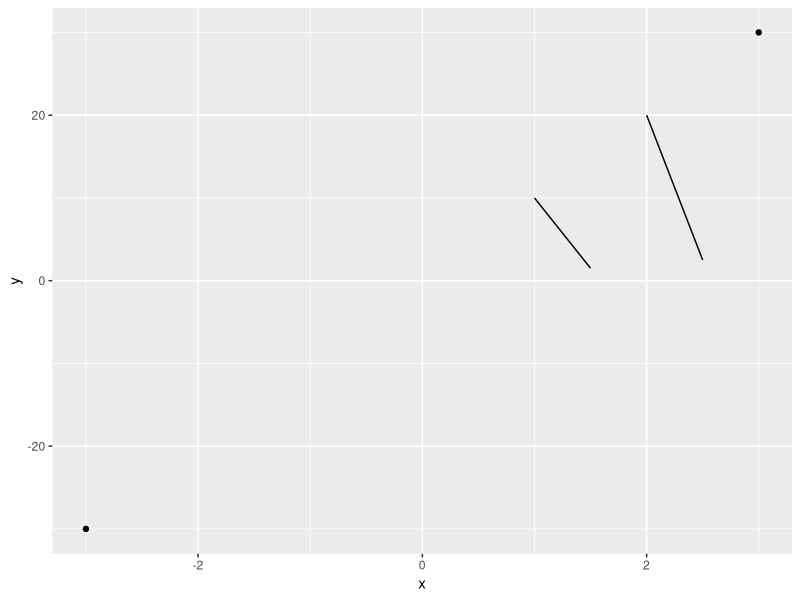

Source code (R): (Note: this script raises an error after producing the figure.)
# Emilio Torres Manzanera
# University of Oviedo
# Time-stamp: <2013-04-30 Tue 23:50 emilio on emilio-laptop2>
# =====================================================================

library(ggplot2)
datascaled <- data.frame(x=c(-3,3),y=c(-30,30))
dibujobase <- ggplot(data=datascaled, aes(x=x,y=y)) + geom_point()
xrange <- 6
yrange <- 60
ratioxy <- xrange / yrange
xlim <- c(-3,3)
ylim <- c(-30,30)
xjitteramount <- diff(xlim) / 50
yjitteramount <- diff(ylim) / 50
ratioxy

data <- data.frame(x1=c(1,2), y1=c(10,20), xend1=c(1.5,2.5), yend1=c(15,25), color=c("red","green"), car=c("bmw","seat"))
data

dibujobase + geom_segment(mapping=aes(x=x1, y=y1, xend=xend1, yend=xend1) , data = data)

interpolate <- function(xbegin, ybegin, xend, yend, npoints = 10, xjitteramount= 0, yjitteramount=0, bezier = TRUE,...) {
  require(Hmisc) # bezier
  ##require(R.utils)
  if(npoints < 2 )
    stop("npoints must be greater than 1")
  ## If there are no jitter, do not interpolate
  if( xjitteramount == 0 & yjitteramount == 0) npoints <- 2 
  x <- seq(xbegin,xend,length.out = npoints)
  if( (xend - xbegin) != 0 ) {
    y <- (yend - ybegin) * ( x - xbegin ) / (xend - xbegin) + ybegin
  } else {
    y <-  seq(ybegin, yend, length.out = npoints)
  }
  if(xjitteramount !=0) x <- jitter(x, amount=xjitteramount)
  if(yjitteramount !=0) y <- jitter(y, amount=yjitteramount)
  x[1] <- xbegin
  y[1] <- ybegin
  x[length(x)] <- xend
  y[length(y)] <- yend
  if(bezier & length(x)>2 & (xjitteramount != 0 | yjitteramount != 0)) {
    data <- data.frame(bezier(x=x, y=y, evaluation=30))
  }
  else data <- data.frame(x=x,y=y)   
  data
}

segment <- function(mapping, data, ...) {
  requiredaesthetics <-  c("x","y","xend","yend")
  if( any(!  requiredaesthetics %in% names(mapping)))
    stop("mapping=aes(x= , y= , xend=, yend= ) must contain x, y, xend, and yend variables")
  namesofdataaesthetics <- NULL
  for( variable in requiredaesthetics) {
    if( !as.character(mapping[variable]) %in% names(data) )
      stop(paste("mapping",variable,"=", as.character(mapping[variable]),"not included in the names of the data base" ))
    namesofdataaesthetics <- c(namesofdataaesthetics, as.character(mapping[variable]))  
  }
  ## Add the rest of variables
  othervariablenames <- names(data)[!names(data) %in% namesofdataaesthetics]
 
  nsegments <- dim(data)[1]

  ##                            tempdata <- data.frame(x=1:nsegments) # for the interpolate function
  ## argList<-list(...)
  ## listofarguments <- c("xjitteramount","yjitteramount","npoints")
  ## for( arg in listofarguments) {
  ##   if(is.null(argList[arg])==TRUE){
  ##   tempdata[,arg] <- 0 }
  ## else tempdata[,arg] <- argList[arg]
  ## }

  ##print(tempdata)
 

  
  listofpaths <- lapply(1:nsegments,
                        function(i,mapping,data, namesofdataaesthetics, othervariablenames,...) {
                          newdata <- interpolate(xbegin = data[i, namesofdataaesthetics[1]],
                                                 ybegin = data[i, namesofdataaesthetics[2]],
                                                 xend = data[i, namesofdataaesthetics[3]],
                                                 yend = data[i, namesofdataaesthetics[4]],
                                                 ...)
                          ## mapping will call x= and y=
                          names(newdata) <- namesofdataaesthetics[1:2]
                          
                          for( namex in othervariablenames )
                            newdata[,namex] <- data[i,namex]
                          ## Other variables that appears in the mapping, but they do not appear
                          newdata[, unique(namesofdataaesthetics[ !namesofdataaesthetics %in% names(newdata)])] <- runif(1,0,1)
                          geom_path(mapping = mapping, data = newdata, ...)
                       },
                        mapping = mapping,
                        data = data,
                        namesofdataaesthetics = namesofdataaesthetics,
                        othervariablenames = othervariablenames,
                        ... = ...
                       )
  listofpaths  
}
segment(mapping=aes(x=x1, y=y1, xend=xend1, yend=xend1) , data = data, xjitteramount=c(1,2))



dibujobase + segment(mapping=aes(x=x1, y=y1, xend=xend1, yend=yend1, colour = color) , data = data, xjitteramount=1)

dibujobase + geom_segment(mapping=aes(x=x1, y=y1, xend=xend1, yend=yend1, colour=color) , data = data)  + facet_grid(. ~ color)

ggplot() + geom_segment(mapping=aes(x=x1, y=y1, xend=xend1, yend=yend1, colour=color) , data = data) +  facet_grid(. ~ color)

ggplot() + segment(mapping=aes(x=x1, y=y1, xend=xend1, yend=yend1) , data = data) +  facet_grid(. ~ color)

dibujobase  + segment(mapping=aes(x=x1, y=y1, xend=xend1, yend=yend1) , data = data) +  facet_grid(. ~ color)
